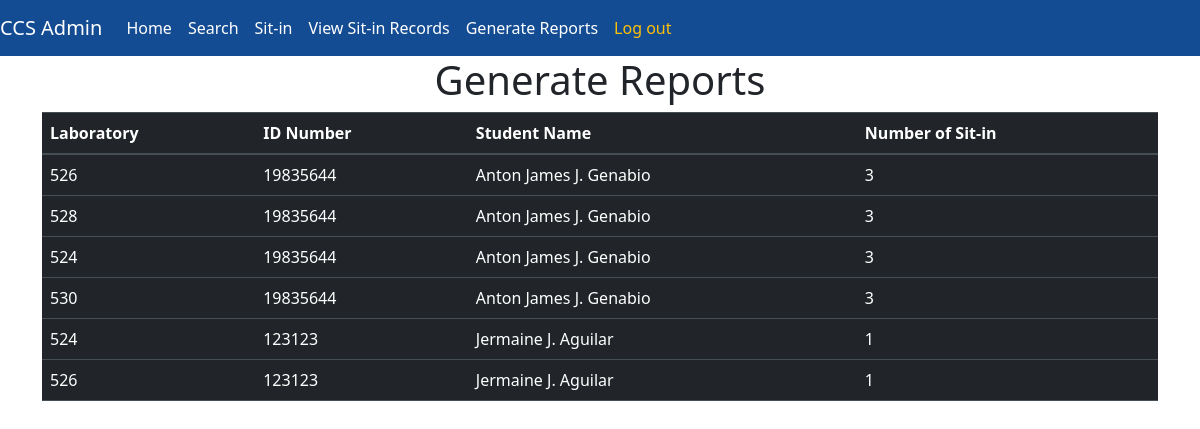
Page /static/Report.php (signed in) on the committed database.
### tables this page shows
CREATE TABLE `student_lab` (
  `id` int(11) NOT NULL,
  `id_number` int(11) NOT NULL,
  `lab` int(11) NOT NULL,
  `sit_in` int(11) NOT NULL
);

CREATE TABLE `students` (
  `id_number` int(11) NOT NULL,
  `lastName` varchar(50) NOT NULL,
  `firstName` varchar(50) NOT NULL,
  `middleName` varchar(50) NOT NULL,
  `yearLevel` int(11) NOT NULL,
  `password` varchar(50) NOT NULL,
  `course` varchar(20) NOT NULL,
  `email` varchar(50) NOT NULL,
  `address` varchar(50) NOT NULL,
  `status` varchar(10) NOT NULL
);

### static/Report.php (the view, shortened to what this page needs)
<!DOCTYPE html>
<html lang="en">
<head>
    <link rel="stylesheet" href="https://cdn.jsdelivr.net/npm/bootstrap@4.3.1/dist/css/bootstrap.min.css">
    <link rel="stylesheet" href="https://cdnjs.cloudflare.com/ajax/libs/twitter-bootstrap/5.3.0/css/bootstrap.min.css">
    <link rel="stylesheet" href="https://cdn.datatables.net/2.0.2/css/dataTables.bootstrap5.css">
</head>
<body>
<nav class="navbar navbar-expand-lg navbar-light " style="background-color: #144c94">
  <a class="navbar-brand text-white" href="#">CCS Admin</a>
  <div class="collapse navbar-collapse" id="navbarNav">
    <ul class="navbar-nav">
      <li class="nav-item active">
        <a class="nav-link text-white"  href="Admin.php">Home</a>
      </li>
      <li class="nav-item">
        <a type="button" class="nav-link text-white" data-toggle="modal" data-target="#exampleModal">Search</a>
      </li>
      <li class="nav-item">
        <a class="nav-link text-white" href="Records.php"> Sit-in</a>
      </li>
      <li class="nav-item">
        <a class="nav-link text-white" href="ViewRecords.php">View Sit-in Records</a>
      </li>
      <li class="nav-item">
        <a class="nav-link  text-white" href="Report.php">Generate Reports</a>
      </li>
      <li class="nav-item">
        <a class="btn nav-link text-warning"  href="Login.php">Log out</a>
      </li>
    </ul>
  </div>
</nav>
<h1 class="text-center">Generate Reports</h1>
  <?php
    $con = mysqli_connect('localhost', 'root', '', 'ccs_system');
		$sqlTable = "SELECT student_lab.id_number ,students.firstName, students.middleName, students.lastName,
    student_lab.lab, student_lab.sit_in FROM students INNER JOIN student_lab on student_lab.id_number = students.id_number  ;";
		$result = mysqli_query($con, $sqlTable);
    if(mysqli_num_rows($result) > 0)
        {
          $listPerson = [];
          while($row = mysqli_fetch_array($result)) {
              $listPerson[] = $row;
          }
        }
  ?>
  <div class="container">
    <table id="example" class="table table-dark display compact " style="width:100%">
        <thead>
            <tr>
                <th>Laboratory</th>
                <th>ID Number</th>
                <th>Student Name </th>
                <th>Number of Sit-in</th>
            </tr>
        </thead>
        <tbody>
            <?php if (isset($listPerson) && count($listPerson) > 0): ?>
                <?php foreach ($listPerson as $person): ?>
                    <tr>
                        <td><?php echo  $person['lab'];  ?></td>
                        <td><?php echo $person['id_number']; ?></td>
                        <td><?php echo $person['firstName']." ".$person['middleName'].". ".$person['lastName'] ?></td>
                        <td><?php echo $person['sit_in'] ?></td>
                    </tr>
                <?php endforeach; ?>
            <?php else: ?>
                <tr>
                    <td colspan="2" class="text-center">No data available</td>
                </tr>
            <?php endif; ?>
        </tbody>
    </table>
</div>
</body>
</html>

### rows in the picture
student_lab: lab "526", id_number "19835644", id_number.firstName "Anton James", id_number.middleName "J", id_number.lastName "Genabio", sit_in "3"
student_lab: lab "528", id_number "19835644", id_number.firstName "Anton James", id_number.middleName "J", id_number.lastName "Genabio", sit_in "3"
student_lab: lab "524", id_number "19835644", id_number.firstName "Anton James", id_number.middleName "J", id_number.lastName "Genabio", sit_in "3"
student_lab: lab "530", id_number "19835644", id_number.firstName "Anton James", id_number.middleName "J", id_number.lastName "Genabio", sit_in "3"
student_lab: lab "524", id_number "123123", id_number.firstName "Jermaine", id_number.middleName "J", id_number.lastName "Aguilar", sit_in "1"
student_lab: lab "526", id_number "123123", id_number.firstName "Jermaine", id_number.middleName "J", id_number.lastName "Aguilar", sit_in "1"
